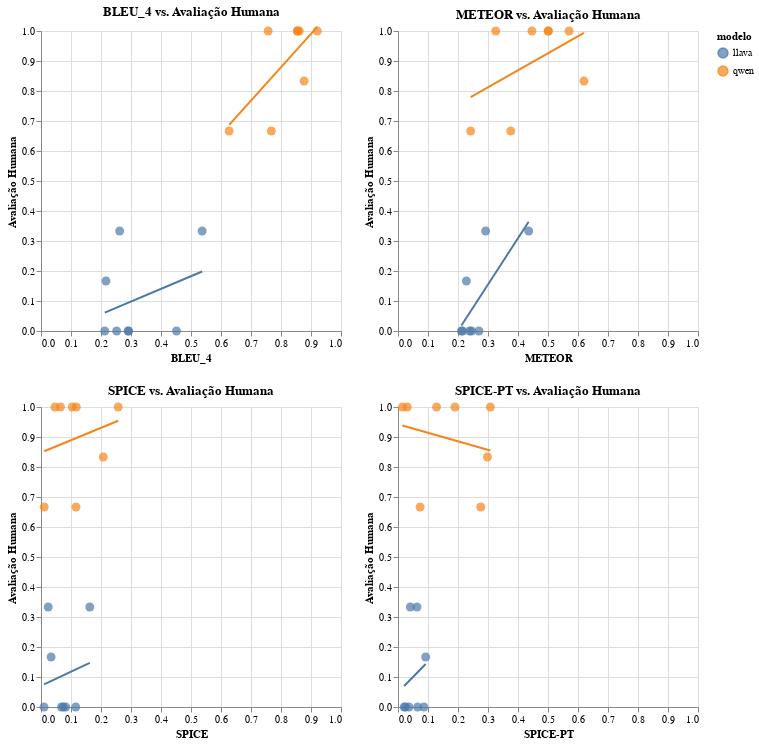

Notebook code cell kept with this figure:
### Code cell
charts_a = alt.hconcat(
    *(scatter_plot_metrica(m) for m in ["bleu_4", "meteor"])
)

charts_b = alt.hconcat(*(scatter_plot_metrica(m) for m in ["spice", "spice-pt"]))

charts = alt.vconcat(charts_a, charts_b)

charts.display()

### Figure 1 — Vega-Lite specification as saved in the notebook (floating-point values rounded to 4 significant figures)
{"config": {"view": {"continuousWidth": 300, "continuousHeight": 300}}, "vconcat": [{"hconcat": [{"layer": [{"mark": {"type": "point", "filled": true, "size": 80}, "encoding": {"color": {"field": "modelo", "type": "nominal"}, "text": {"field": "icon", "type": "nominal"}, "tooltip": [{"field": "image_id", "type": "nominal"}, {"field": "modelo", "type": "nominal"}, {"field": "bleu_4", "type": "quantitative"}, {"field": "humano", "type": "quantitative"}], "x": {"field": "bleu_4", "scale": {"domain": [0, 1]}, "title": "BLEU_4", "type": "quantitative"}, "y": {"field": "humano", "scale": {"domain": [0, 1]}, "title": "Avaliação Humana", "type": "quantitative"}}}, {"mark": {"type": "line"}, "encoding": {"color": {"field": "modelo", "type": "nominal"}, "x": {"field": "bleu_4", "type": "quantitative"}, "y": {"field": "humano", "type": "quantitative"}}, "transform": [{"on": "bleu_4", "regression": "humano", "groupby": ["modelo"]}]}], "height": 300, "title": "BLEU_4 vs. Avaliação Humana", "width": 300}, {"layer": [{"mark": {"type": "point", "filled": true, "size": 80}, "encoding": {"color": {"field": "modelo", "type": "nominal"}, "text": {"field": "icon", "type": "nominal"}, "tooltip": [{"field": "image_id", "type": "nominal"}, {"field": "modelo", "type": "nominal"}, {"field": "meteor", "type": "quantitative"}, {"field": "humano", "type": "quantitative"}], "x": {"field": "meteor", "scale": {"domain": [0, 1]}, "title": "METEOR", "type": "quantitative"}, "y": {"field": "humano", "scale": {"domain": [0, 1]}, "title": "Avaliação Humana", "type": "quantitative"}}}, {"mark": {"type": "line"}, "encoding": {"color": {"field": "modelo", "type": "nominal"}, "x": {"field": "meteor", "type": "quantitative"}, "y": {"field": "humano", "type": "quantitative"}}, "transform": [{"on": "meteor", "regression": "humano", "groupby": ["modelo"]}]}], "height": 300, "title": "METEOR vs. Avaliação Humana", "width": 300}]}, {"hconcat": [{"layer": [{"mark": {"type": "point", "filled": true, "size": 80}, "encoding": {"color": {"field": "modelo", "type": "nominal"}, "text": {"field": "icon", "type": "nominal"}, "tooltip": [{"field": "image_id", "type": "nominal"}, {"field": "modelo", "type": "nominal"}, {"field": "spice", "type": "quantitative"}, {"field": "humano", "type": "quantitative"}], "x": {"field": "spice", "scale": {"domain": [0, 1]}, "title": "SPICE", "type": "quantitative"}, "y": {"field": "humano", "scale": {"domain": [0, 1]}, "title": "Avaliação Humana", "type": "quantitative"}}}, {"mark": {"type": "line"}, "encoding": {"color": {"field": "modelo", "type": "nominal"}, "x": {"field": "spice", "type": "quantitative"}, "y": {"field": "humano", "type": "quantitative"}}, "transform": [{"on": "spice", "regression": "humano", "groupby": ["modelo"]}]}], "height": 300, "title": "SPICE vs. Avaliação Humana", "width": 300}, {"layer": [{"mark": {"type": "point", "filled": true, "size": 80}, "encoding": {"color": {"field": "modelo", "type": "nominal"}, "text": {"field": "icon", "type": "nominal"}, "tooltip": [{"field": "image_id", "type": "nominal"}, {"field": "modelo", "type": "nominal"}, {"field": "spice-pt", "type": "quantitative"}, {"field": "humano", "type": "quantitative"}], "x": {"field": "spice-pt", "scale": {"domain": [0, 1]}, "title": "SPICE-PT", "type": "quantitative"}, "y": {"field": "humano", "scale": {"domain": [0, 1]}, "title": "Avaliação Humana", "type": "quantitative"}}}, {"mark": {"type": "line"}, "encoding": {"color": {"field": "modelo", "type": "nominal"}, "x": {"field": "spice-pt", "type": "quantitative"}, "y": {"field": "humano", "type": "quantitative"}}, "transform": [{"on": "spice-pt", "regression": "humano", "groupby": ["modelo"]}]}], "height": 300, "title": "SPICE-PT vs. Avaliação Humana", "width": 300}]}], "data": {"name": "data-c715575280374a520f543f5c326ac1ce"}, "$schema": "https://vega.github.io/schema/vega-lite/v5.20.1.json", "datasets": {"data-c715575280374a520f543f5c326ac1ce": [{"modelo": "qwen", "image_id": "26c9f2ad-efd9-4d93-abd6-f5c35b2c7a3a", "bleu_4": 0.7572, "meteor": 0.4464, "spice": 0.06486, "cider-d": 0.0, "spice-pt": 0.3076, "humano": 1.0, "icon": "🦆"}, {"modelo": "qwen", "image_id": "2966dd41-b32d-4b51-a69a-dc9a9dd755df", "bleu_4": 0.8542, "meteor": 0.3259, "spice": 0.04663, "cider-d": 0.0, "spice-pt": 0.03071, "humano": 1.0, "icon": "🦆"}, {"modelo": "qwen", "image_id": "5b14269e-807a-4b3d-b652-e0036bde4418", "bleu_4": 0.7678, "meteor": 0.3758, "spice": 0.01061, "cider-d": 0.0, "spice-pt": 0.276, "humano": 0.6667, "icon": "🦆"}, {"modelo": "qwen", "image_id": "687e0132-7f8e-4c35-ba2c-b66d59c7365a", "bleu_4": 0.8551, "meteor": 0.5003, "spice": 0.1042, "cider-d": 0.0, "spice-pt": 0.01475, "humano": 1.0, "icon": "🦆"}, {"modelo": "qwen", "image_id": "9f52f1ff-67e3-443a-ad59-1e987a5438e6", "bleu_4": 0.8771, "meteor": 0.6198, "spice": 0.2077, "cider-d": 0.0, "spice-pt": 0.2982, "humano": 0.8333, "icon": "🦆"}, {"modelo": "qwen", "image_id": "a43d8a7e-1c81-4b9d-b527-2369584d5110", "bleu_4": 0.6272, "meteor": 0.2423, "spice": 0.1167, "cider-d": 0.0, "spice-pt": 0.07369, "humano": 0.6667, "icon": "🦆"}, {"modelo": "qwen", "image_id": "b22100ba-f165-4bb0-8862-d5a09e31b54f", "bleu_4": 0.9209, "meteor": 0.5704, "spice": 0.2574, "cider-d": 0.0, "spice-pt": 0.19, "humano": 1.0, "icon": "🦆"}, {"modelo": "qwen", "image_id": "fead8dc8-c6cd-4ab5-88d0-af8955c0bd70", "bleu_4": 0.861, "meteor": 0.5013, "spice": 0.1176, "cider-d": 0.0, "spice-pt": 0.1284, "humano": 1.0, "icon": "🦆"}, {"modelo": "llava", "image_id": "26c9f2ad-efd9-4d93-abd6-f5c35b2c7a3a", "bleu_4": 0.2521, "meteor": 0.2453, "spice": 0.07426, "cider-d": 0.0, "spice-pt": 0.02065, "humano": 0.0, "icon": "🌋"}, {"modelo": "llava", "image_id": "2966dd41-b32d-4b51-a69a-dc9a9dd755df", "bleu_4": 0.29, "meteor": 0.2114, "spice": 0.01008, "cider-d": 0.0, "spice-pt": 0.03687, "humano": 0.0, "icon": "🌋"}, {"modelo": "llava", "image_id": "5b14269e-807a-4b3d-b652-e0036bde4418", "bleu_4": 0.2621, "meteor": 0.2921, "spice": 0.02398, "cider-d": 0.0, "spice-pt": 0.04107, "humano": 0.3333, "icon": "🌋"}, {"modelo": "llava", "image_id": "687e0132-7f8e-4c35-ba2c-b66d59c7365a", "bleu_4": 0.4517, "meteor": 0.2388, "spice": 0.1158, "cider-d": 0.0, "spice-pt": 0.08642, "humano": 0.0, "icon": "🌋"}, {"modelo": "llava", "image_id": "9f52f1ff-67e3-443a-ad59-1e987a5438e6", "bleu_4": 0.2165, "meteor": 0.228, "spice": 0.03371, "cider-d": 0.0, "spice-pt": 0.0922, "humano": 0.1667, "icon": "🌋"}, {"modelo": "llava", "image_id": "a43d8a7e-1c81-4b9d-b527-2369584d5110", "bleu_4": 0.537, "meteor": 0.4356, "spice": 0.1626, "cider-d": 0.0, "spice-pt": 0.06327, "humano": 0.3333, "icon": "🌋"}, {"modelo": "llava", "image_id": "b22100ba-f165-4bb0-8862-d5a09e31b54f", "bleu_4": 0.2125, "meteor": 0.2698, "spice": 0.06818, "cider-d": 0.0, "spice-pt": 0.06546, "humano": 0.0, "icon": "🌋"}, {"modelo": "llava", "image_id": "fead8dc8-c6cd-4ab5-88d0-af8955c0bd70", "bleu_4": 0.2924, "meteor": 0.2151, "spice": 0.08225, "cider-d": 0.0, "spice-pt": 0.02471, "humano": 0.0, "icon": "🌋"}]}}
